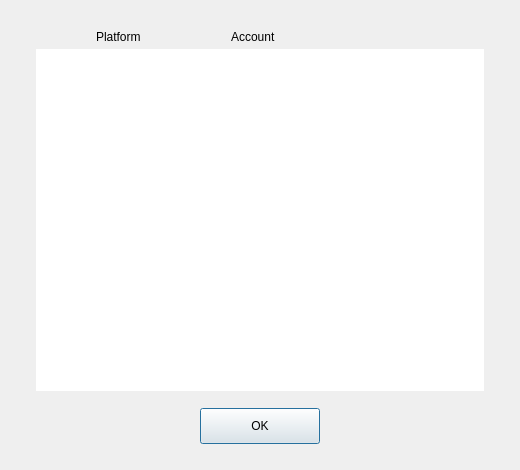
<?xml version="1.0" encoding="UTF-8"?>
<ui version="4.0">
 <class>XLLivePlatformsDialog</class>
 <widget class="QDialog" name="XLLivePlatformsDialog">
  <property name="geometry">
   <rect>
    <x>0</x>
    <y>0</y>
    <width>520</width>
    <height>470</height>
   </rect>
  </property>
  <property name="minimumSize">
   <size>
    <width>520</width>
    <height>470</height>
   </size>
  </property>
  <property name="maximumSize">
   <size>
    <width>520</width>
    <height>470</height>
   </size>
  </property>
  <property name="windowTitle">
   <string>Dialog</string>
  </property>
  <layout class="QVBoxLayout" name="verticalLayout">
   <property name="spacing">
    <number>0</number>
   </property>
   <property name="leftMargin">
    <number>36</number>
   </property>
   <property name="topMargin">
    <number>30</number>
   </property>
   <property name="rightMargin">
    <number>36</number>
   </property>
   <property name="bottomMargin">
    <number>26</number>
   </property>
   <item>
    <widget class="QWidget" name="widget_2" native="true">
     <property name="sizePolicy">
      <sizepolicy hsizetype="Fixed" vsizetype="Preferred">
       <horstretch>0</horstretch>
       <verstretch>0</verstretch>
      </sizepolicy>
     </property>
     <layout class="QHBoxLayout" name="horizontalLayout_2">
      <property name="spacing">
       <number>0</number>
      </property>
      <property name="leftMargin">
       <number>0</number>
      </property>
      <property name="topMargin">
       <number>0</number>
      </property>
      <property name="rightMargin">
       <number>0</number>
      </property>
      <property name="bottomMargin">
       <number>5</number>
      </property>
      <item>
       <widget class="QLabel" name="platformLabel">
        <property name="sizePolicy">
         <sizepolicy hsizetype="Preferred" vsizetype="Preferred">
          <horstretch>0</horstretch>
          <verstretch>0</verstretch>
         </sizepolicy>
        </property>
        <property name="text">
         <string>Platform</string>
        </property>
        <property name="indent">
         <number>60</number>
        </property>
       </widget>
      </item>
      <item>
       <widget class="QLabel" name="accountLabel">
        <property name="sizePolicy">
         <sizepolicy hsizetype="Preferred" vsizetype="Preferred">
          <horstretch>0</horstretch>
          <verstretch>0</verstretch>
         </sizepolicy>
        </property>
        <property name="text">
         <string>Account</string>
        </property>
        <property name="indent">
         <number>90</number>
        </property>
       </widget>
      </item>
     </layout>
    </widget>
   </item>
   <item>
    <widget class="QWidget" name="widget" native="true">
     <layout class="QHBoxLayout" name="horizontalLayout">
      <property name="spacing">
       <number>16</number>
      </property>
      <property name="leftMargin">
       <number>0</number>
      </property>
      <property name="topMargin">
       <number>0</number>
      </property>
      <property name="rightMargin">
       <number>0</number>
      </property>
      <property name="bottomMargin">
       <number>17</number>
      </property>
      <item>
       <widget class="QListView" name="listView">
        <property name="frameShape">
         <enum>QFrame::NoFrame</enum>
        </property>
       </widget>
      </item>
     </layout>
    </widget>
   </item>
   <item alignment="Qt::AlignHCenter">
    <widget class="QPushButton" name="yesButton">
     <property name="sizePolicy">
      <sizepolicy hsizetype="Fixed" vsizetype="Fixed">
       <horstretch>0</horstretch>
       <verstretch>0</verstretch>
      </sizepolicy>
     </property>
     <property name="minimumSize">
      <size>
       <width>120</width>
       <height>36</height>
      </size>
     </property>
     <property name="maximumSize">
      <size>
       <width>120</width>
       <height>36</height>
      </size>
     </property>
     <property name="text">
      <string>OK</string>
     </property>
    </widget>
   </item>
  </layout>
 </widget>
 <resources>
  <include location="obs.qrc"/>
 </resources>
 <connections/>
</ui>
